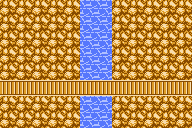

A level layout from a 2D game, rendered from its tile map. Below: a short description, then the map file with its tile-grid data intact:
An orthogonal 12x8 tile map with 16x16 px tiles, 1 tile layer (Tile Layer 1).

<map version="1.10" tiledversion="1.11.2" orientation="orthogonal" renderorder="right-down" width="12" height="8" tilewidth="16" tileheight="16" infinite="0" nextlayerid="2" nextobjectid="1">
 <tileset firstgid="1" source="desert_bg.tsx" />
 <layer id="1" name="Tile Layer 1" width="12" height="8">
  <data encoding="csv">
25,25,25,25,25,16,16,25,25,25,25,25,
25,25,25,25,25,16,16,25,25,25,25,25,
25,25,25,25,25,16,16,25,25,25,25,25,
25,25,25,25,25,16,16,25,25,25,25,25,
25,25,25,25,25,16,16,25,25,25,25,25,
33,33,33,33,33,33,33,33,33,33,33,33,
25,25,25,25,25,16,16,25,25,25,25,25,
25,25,25,25,25,16,16,25,25,25,25,25
</data>
 </layer>
</map>
